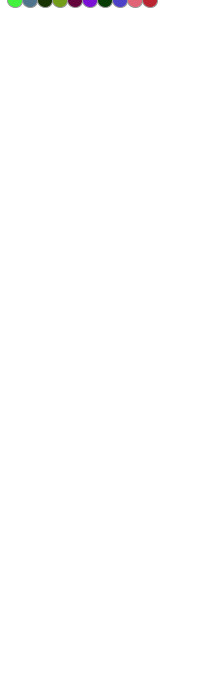
Frame 1 (no input)
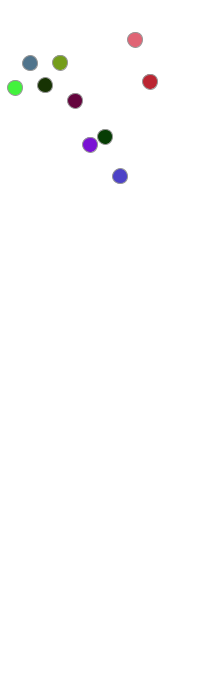
Frame 60 (the mouse pressed at the canvas centre just before this capture)
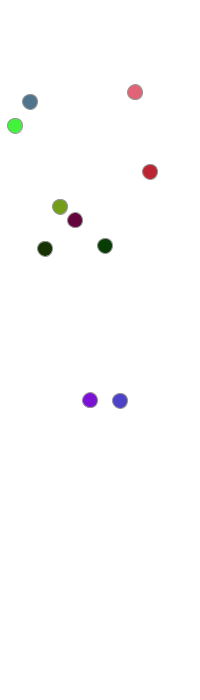
Frame 120 (the mouse held since frame 60 and released just before this capture)

The Processing sketch that drew these frames (run headless with seeded random() and noise(); from frame 60 on, the mouse is pressed at the canvas centre):

// Processing sketch: processing_67057
// ── processing_67057.pde

//Racers
float[] circleX = new float[10];
float[] circleY = new float[10];
float[] yVel = new float[10];

//Unique colors
int[] colorR = new int[10];
int[] colorG = new int[10];
int[] colorB = new int[10];


void setup() {
  size(200, 700);
  smooth();
  frameRate(30);
  stroke(150);
  fill(0);

  for (int i = 0; i < 10; i++) {
    circleX[i] = 15*(i+1);
    circleY[i] = 0;
    yVel[i] = random(1,1.5);
    colorR[i] = (int)random(255);
    colorG[i] = (int)random(255);
    colorB[i] = (int)random(255);
  }
}


void draw() {
  background(255);
  
  for (int i = 0; i < 10; i++) {
    fill(colorR[i], colorG[i], colorB[i]);
    ellipse(circleX[i], circleY[i], 15, 15);
  }
  update();
}

void update() {
  for (int i = 0; i < 10; i++) {
    yVel[i] = yVel[i] + random(-0.4,0.4);
  }

  for (int i = 0; i < 10 ; i++) {
    if (yVel[i] <= 0.2) {
      yVel[i] = random(0.2, 0.4);
    }
    
    circleY[i] = circleY[i]+yVel[i];
    circleX[i] = 15*(i+1);

    if (circleY[i] + 15 >= height) {
      println("Game ends!");
    }
  }
}
